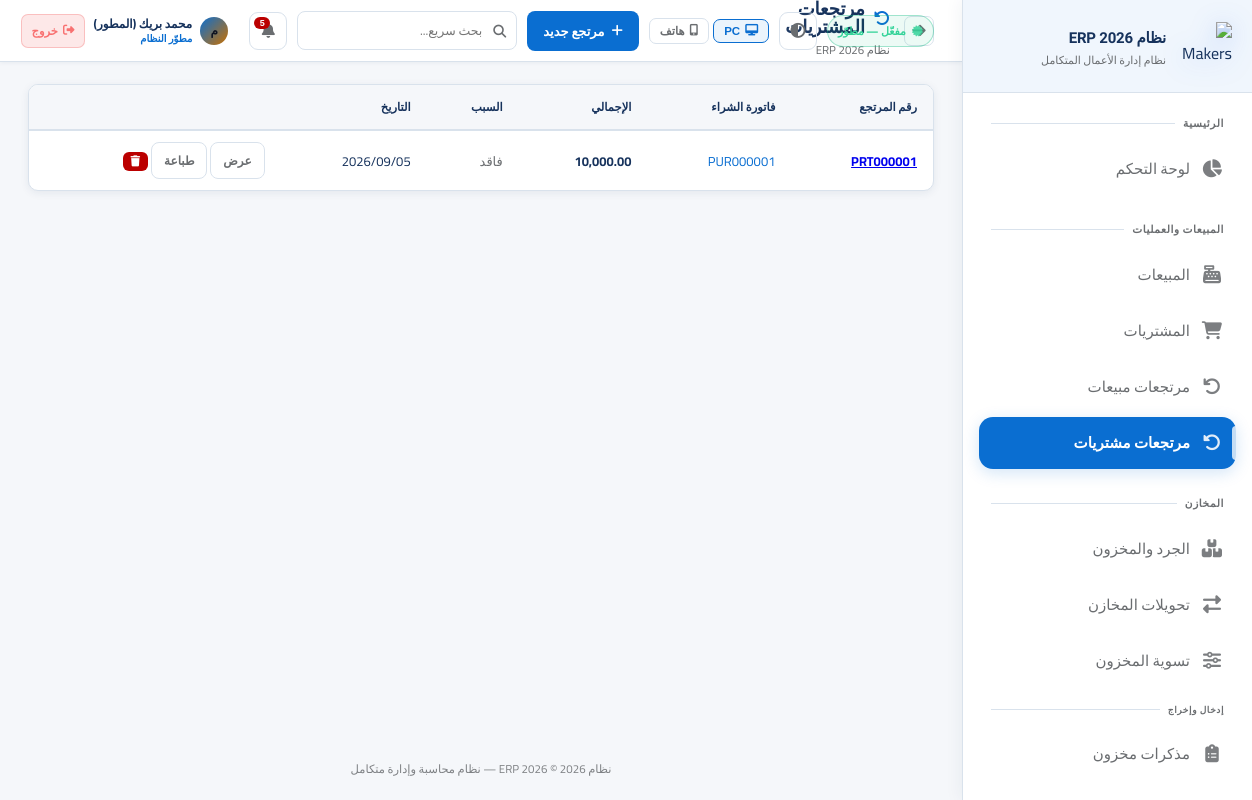
Screenshot of /returns/purchase (signed in) with the database file from the repository.
### app.py (models this page shows, shortened)
class AppSetting(db.Model):
    id = db.Column(db.Integer, primary_key=True)
    key = db.Column(db.String(80), unique=True, nullable=False)
    value = db.Column(db.Text)

class User(UserMixin, db.Model):
    id = db.Column(db.Integer, primary_key=True)
    username = db.Column(db.String(80), unique=True, nullable=False)
    password_hash = db.Column(db.String(256))
    full_name = db.Column(db.String(120))
    role = db.Column(db.String(20), default='user')  # developer, admin, manager, user
    branch_id = db.Column(db.Integer, db.ForeignKey('branch.id'))
    is_active = db.Column(db.Boolean, default=True)
    created_at = db.Column(db.DateTime, default=datetime.utcnow)
    last_seen = db.Column(db.DateTime, nullable=True)
    last_ip = db.Column(db.String(64), nullable=True)
    last_user_agent = db.Column(db.String(256), nullable=True)
    permissions = db.Column(db.Text)  # JSON list of permission keys; empty = استخدام صلاحيات الدور

class PurchaseReturn(db.Model):
    id = db.Column(db.Integer, primary_key=True)
    invoice_number = db.Column(db.String(50), unique=True)
    purchase_id = db.Column(db.Integer, db.ForeignKey('purchase.id'))
    user_id = db.Column(db.Integer, db.ForeignKey('user.id'))
    date = db.Column(db.DateTime, default=datetime.utcnow)
    total = db.Column(db.Float, default=0)
    reason = db.Column(db.Text)
    items = db.relationship('PurchaseReturnItem', backref='return_order', lazy=True)
    purchase = db.relationship('Purchase')

class Purchase(db.Model):
    id = db.Column(db.Integer, primary_key=True)
    invoice_number = db.Column(db.String(50), unique=True)
    supplier_id = db.Column(db.Integer, db.ForeignKey('supplier.id'))
    warehouse_id = db.Column(db.Integer, db.ForeignKey('warehouse.id'))
    user_id = db.Column(db.Integer, db.ForeignKey('user.id'))
    date = db.Column(db.DateTime, default=datetime.utcnow)
    subtotal = db.Column(db.Float, default=0)
    discount = db.Column(db.Float, default=0)
    tax = db.Column(db.Float, default=0)
    withholding_tax = db.Column(db.Float, default=0)  # خصم / تحصيل 1% من المورد (قابل للتعديل)
    total = db.Column(db.Float, default=0)
    paid = db.Column(db.Float, default=0)
    remaining = db.Column(db.Float, default=0)
    status = db.Column(db.String(20), default='completed')
    notes = db.Column(db.Text)
    items = db.relationship('PurchaseItem', backref='purchase', lazy=True, cascade='all, delete-orphan')
    user = db.relationship('User')
    warehouse = db.relationship('Warehouse')

### app.py (the view)
@app.route('/returns/purchase')
@login_required
def purchase_returns():
    returns = PurchaseReturn.query.order_by(PurchaseReturn.date.desc()).all()
    return render_template('purchase_returns.html', returns=returns)

### templates/purchase_returns.html (shortened to what this page needs)
{% extends 'base.html' %}
{% set block_icon = 'fas fa-undo-alt' %}
{% block topbar_actions %}<a href="{{ url_for('new_purchase_return') }}" class="btn btn-primary"><i class="fas fa-plus"></i> مرتجع جديد</a>{% endblock %}
{% block content %}
<div class="card"><div class="table-container"><table>
    <thead><tr><th>رقم المرتجع</th><th>فاتورة الشراء</th><th>الإجمالي</th><th>السبب</th><th>التاريخ</th><th></th></tr></thead>
    <tbody>
        {% for r in returns %}
        <tr>
            <td style="font-weight:700;color:var(--warning);"><a href="{{ url_for('purchase_return_detail', id=r.id) }}">{{ r.invoice_number }}</a></td>
            <td style="color:var(--info);">{{ r.purchase.invoice_number if r.purchase else '—' }}</td>
            <td style="font-weight:700;">{{ "{:,.2f}".format(r.total) }}</td>
            <td style="color:var(--text-muted);">{{ r.reason or '—' }}</td>
            <td>{{ r.date.strftime('%Y/%m/%d') }}</td>
            <td style="white-space:nowrap;"><a href="{{ url_for('purchase_return_detail', id=r.id) }}" class="btn btn-sm btn-outline">عرض</a>
            <a href="{{ url_for('purchase_return_print', id=r.id) }}" target="_blank" class="btn btn-sm btn-outline">طباعة</a>
            {% if can('returns_delete') %}
            <form method="POST" action="{{ url_for('delete_purchase_return', id=r.id) }}" style="display:inline;" onsubmit="return confirm('حذف مرتجع المشتريات {{ r.invoice_number }} وإلغاء أثره على المخزون والحساب؟');">
                <button type="submit" class="btn btn-danger btn-xs" title="حذف"><i class="fas fa-trash"></i></button>
            </form>
            {% endif %}
            </td>
        </tr>
        {% else %}
        <tr><td colspan="6"><div class="empty-state"><i class="fas fa-undo-alt"></i><h3>لا توجد مرتجعات مشتريات</h3></div></td></tr>
        {% endfor %}
    </tbody>
</table></div></div>
{% endblock %}

### templates/base.html (shortened to what this page needs)
<!DOCTYPE html>
<html lang="ar" dir="rtl" data-theme="fiori" data-layout-default="{{ layout_max_width | default('1400px') }}">
<head>
    <link rel="stylesheet" href="https://cdnjs.cloudflare.com/ajax/libs/font-awesome/6.5.0/css/all.min.css">
    <link rel="stylesheet" href="{{ url_for('static', filename='css/style.css') }}">
</head>
<body>
<aside class="sidebar sidebar-enterprise" id="sidebar">
    <div class="sidebar-logo">
        <div class="logo-icon">
            <img src="{{ url_for('static', filename='img/logo-makers-erp-3d.png') }}" alt="Makers ERP">
        </div>
        <div class="logo-text">
            <div class="name">{{ app_brand_title | default('Silsal POS') }}</div>
            <div class="sub">نظام إدارة الأعمال المتكامل</div>
        </div>
    </div>
    <nav class="sidebar-nav" id="sidebarNav" style="display:flex;flex-direction:column;padding-bottom:8px;">
        <div class="nav-section">
            <div class="nav-label">الرئيسية</div>
            {% if can('dashboard') %}
            <a href="{{ url_for('dashboard') }}" class="nav-link {% if request.endpoint=='dashboard' %}active{% endif %}">
                <i class="fas fa-chart-pie"></i><span class="label">لوحة التحكم</span>
            </a>
            {% endif %}
        </div>
        {% if can('sales') or can('purchases') or can('returns') %}
        <div class="nav-section">
            <div class="nav-label">المبيعات والعمليات</div>
            {% if can('sales') %}
            <a href="{{ url_for('sales') }}" class="nav-link {% if 'sale' in (request.endpoint or '') and 'return' not in (request.endpoint or '') and 'report' not in (request.endpoint or '') %}active{% endif %}">
                <i class="fas fa-cash-register"></i><span class="label">المبيعات</span>
            </a>
            {% endif %}
            {% if can('purchases') %}
            <a href="{{ url_for('purchases') }}" class="nav-link {% if 'purchase' in (request.endpoint or '') and 'return' not in (request.endpoint or '') and 'report' not in (request.endpoint or '') %}active{% endif %}">
                <i class="fas fa-shopping-cart"></i><span class="label">المشتريات</span>
            </a>
            {% endif %}
            {% if can('returns') %}
            <a href="{{ url_for('sale_returns') }}" class="nav-link {% if request.endpoint in ['sale_returns','new_sale_return'] %}active{% endif %}">
                <i class="fas fa-undo"></i><span class="label">مرتجعات مبيعات</span>
            </a>
            <a href="{{ url_for('purchase_returns') }}" class="nav-link {% if request.endpoint in ['purchase_returns','new_purchase_return'] %}active{% endif %}">
                <i class="fas fa-undo-alt"></i><span class="label">مرتجعات مشتريات</span>
            </a>
            {% endif %}
        </div>
        {% endif %}
        {% if can('inventory') or can('transfers') or can('adjust_stock') %}
        <div class="nav-section">
            <div class="nav-label">المخازن</div>
            {% if can('inventory') %}
            <a href="{{ url_for('inventory') }}" class="nav-link {% if request.endpoint=='inventory' %}active{% endif %}">
                <i class="fas fa-boxes"></i><span class="label">الجرد والمخزون</span>
            </a>
            {% endif %}
            {% if can('transfers') %}
            <a href="{{ url_for('transfers') }}" class="nav-link {% if 'transfer' in (request.endpoint or '') %}active{% endif %}">
                <i class="fas fa-exchange-alt"></i><span class="label">تحويلات المخازن</span>
            </a>
            {% endif %}
            {% if can('adjust_stock') %}
            <a href="{{ url_for('adjust_stock') }}" class="nav-link {% if request.endpoint=='adjust_stock' %}active{% endif %}">
                <i class="fas fa-sliders-h"></i><span class="label">تسوية المخزون</span>
            </a>
            {% endif %}
            {% if can('inventory') %}
            <div class="nav-label" style="padding-top:10px;font-size:9px;">إدخال وإخراج</div>
            <a href="{{ url_for('inventory_memos_list') }}" class="nav-link ">
                <i class="fas fa-clipboard-list"></i><span class="label">مذكرات مخزون</span>
            </a>
            {% endif %}
        </div>
        {% endif %}
        {% if can('customers') or can('suppliers') or can('employees') %}
        <div class="nav-section">
        </div>
        {% endif %}
    </nav>
</aside>
<main class="main-content">
    <div class="topbar">
        <div style="display:flex;align-items:center;gap:14px;">
            <button type="button" onclick="history.back()" class="icon-btn" title="رجوع" style="font-size:15px;flex-shrink:0;"><i class="fas fa-arrow-right"></i></button>
            <div>
                <div class="page-title"><i class="{{ block_icon | default('fas fa-home') }}"></i>{% block page_title %}الرئيسية{% endblock %}</div>
                <div class="breadcrumb">{% block breadcrumb %}{{ app_brand_title }}{% endblock %}</div>
            </div>
        </div>
        <div class="topbar-right">
            {% if subscription_status %}
            <span class="sub-pill {% if subscription_status.kind in ('developer','permanent') %}ok{% elif subscription_status.kind in ('expired','none') %}bad{% else %}warn{% endif %}" title="حالة الاشتراك / الترخيص">
                <i class="fas fa-certificate" style="margin-left:6px;opacity:.85;"></i>{{ subscription_status.line }}
            </span>
            {% endif %}
            <button type="button" class="theme-toggle" onclick="erpToggleTheme()" title="تبديل الثيم (Fiori / فاتح / داكن)"><i class="fas fa-adjust"></i></button>
            <div class="erp-device-layout-tools" style="display:flex;align-items:center;gap:4px;flex-shrink:0;" title="وضع العرض — يُحفظ على هذا الجهاز فقط">
                <button type="button" id="btnLayoutPC" onclick="erpSetLayout('pc')" title="عرض PC"
                    style="display:flex;align-items:center;gap:5px;padding:5px 10px;border-radius:7px;font-size:11.5px;font-weight:700;
                           border:1px solid var(--border);background:transparent;color:var(--text-muted);cursor:pointer;transition:all .18s;">
                    <i class="fas fa-desktop"></i> PC
                </button>
                <button type="button" id="btnLayoutPhone" onclick="erpSetLayout('phone')" title="عرض هاتف"
                    style="display:flex;align-items:center;gap:5px;padding:5px 10px;border-radius:7px;font-size:11.5px;font-weight:700;
                           border:1px solid var(--border);background:transparent;color:var(--text-muted);cursor:pointer;transition:all .18s;">
                    <i class="fas fa-mobile-alt"></i> هاتف
                </button>
            </div>
            {% block topbar_actions %}{% endblock %}
            <div style="position:relative;" id="globalSearchWrapper">
                <div style="position:relative;">
                    <i class="fas fa-search" style="position:absolute;right:11px;top:50%;transform:translateY(-50%);color:var(--text-muted);font-size:13px;pointer-events:none;"></i>
                    <input type="text" id="globalSearchInput" placeholder="بحث سريع..." autocomplete="off"
                        style="width:220px;padding:7px 34px 7px 12px;background:rgba(255,255,255,.04);border:1px solid var(--border);
                               border-radius:8px;color:var(--text);font-family:Cairo,sans-serif;font-size:12.5px;transition:all .2s;"
                        onfocus="this.style.borderColor='var(--accent)';this.style.width='280px'"
                        onblur="setTimeout(()=>{this.style.borderColor='';this.style.width='220px';closeGlobalSearch()},200)">
                </div>
            </div>
            <div style="position:relative;" id="notifWrapper">
                <button class="notif-btn" onclick="toggleNotif()" title="الإشعارات">
                    <i class="fas fa-bell"></i>
                    <span class="notif-count" id="notifCount"></span>
                </button>
            </div>
            <div style="display:flex;align-items:center;gap:8px;padding:4px 10px;border-radius:10px;
                        background:rgba(255,255,255,.05);border:1px solid rgba(255,255,255,.09);
                        backdrop-filter:blur(12px);-webkit-backdrop-filter:blur(12px);flex-shrink:0;">
                <div style="width:28px;height:28px;border-radius:50%;background:linear-gradient(135deg,var(--accent),#c97000);
                            display:flex;align-items:center;justify-content:center;font-size:12px;font-weight:800;color:#0f1422;flex-shrink:0;">
                    {{ (current_user.full_name or current_user.username)[0] }}
                </div>
                <div style="line-height:1.3;min-width:0;">
                    <div style="font-size:12px;font-weight:700;color:var(--text);white-space:nowrap;overflow:hidden;text-overflow:ellipsis;max-width:100px;">
                        {{ current_user.full_name or current_user.username }}
                    </div>
                    <div style="font-size:10px;color:var(--accent);font-weight:600;">
                        {% if current_user.role=='developer' %}مطوّر النظام
                        {% elif current_user.role=='admin' %}مدير النظام
                        {% elif current_user.role=='manager' %}مشرف
                        {% else %}مستخدم{% endif %}
                    </div>
                </div>
                <a href="{{ url_for('logout') }}" title="تسجيل الخروج"
                   style="display:flex;align-items:center;gap:5px;padding:5px 10px;border-radius:7px;
                          background:rgba(239,68,68,.12);border:1px solid rgba(239,68,68,.25);
                          color:#f87171;font-size:11.5px;font-weight:700;text-decoration:none;white-space:nowrap;
                          transition:all .18s;flex-shrink:0;"
                   onmouseover="this.style.background='rgba(239,68,68,.22)';this.style.borderColor='rgba(239,68,68,.5)'"
                   onmouseout="this.style.background='rgba(239,68,68,.12)';this.style.borderColor='rgba(239,68,68,.25)'">
                    <i class="fas fa-sign-out-alt"></i> خروج
                </a>
            </div>
        </div>
    </div>
    <div class="content fade-in">
        {% block content %}{% endblock %}
    </div>
    <div class="app-footer-note">{{ app_brand_title }} © 2026 — نظام محاسبة وإدارة متكامل</div>
</main>
</body>
</html>

### rows the page displays
AppSetting: value "نظام ERP 2026"
User: full_name "م", full_name "محمد بريك (المطور)"
PurchaseReturn: invoice_number "PRT000001", purchase "PUR000001", total "10,000.00", reason "فاقد", date "2026/09/05"

### other values shown
{{ subscription_status.line }} "مفعّل — مطوّر"
